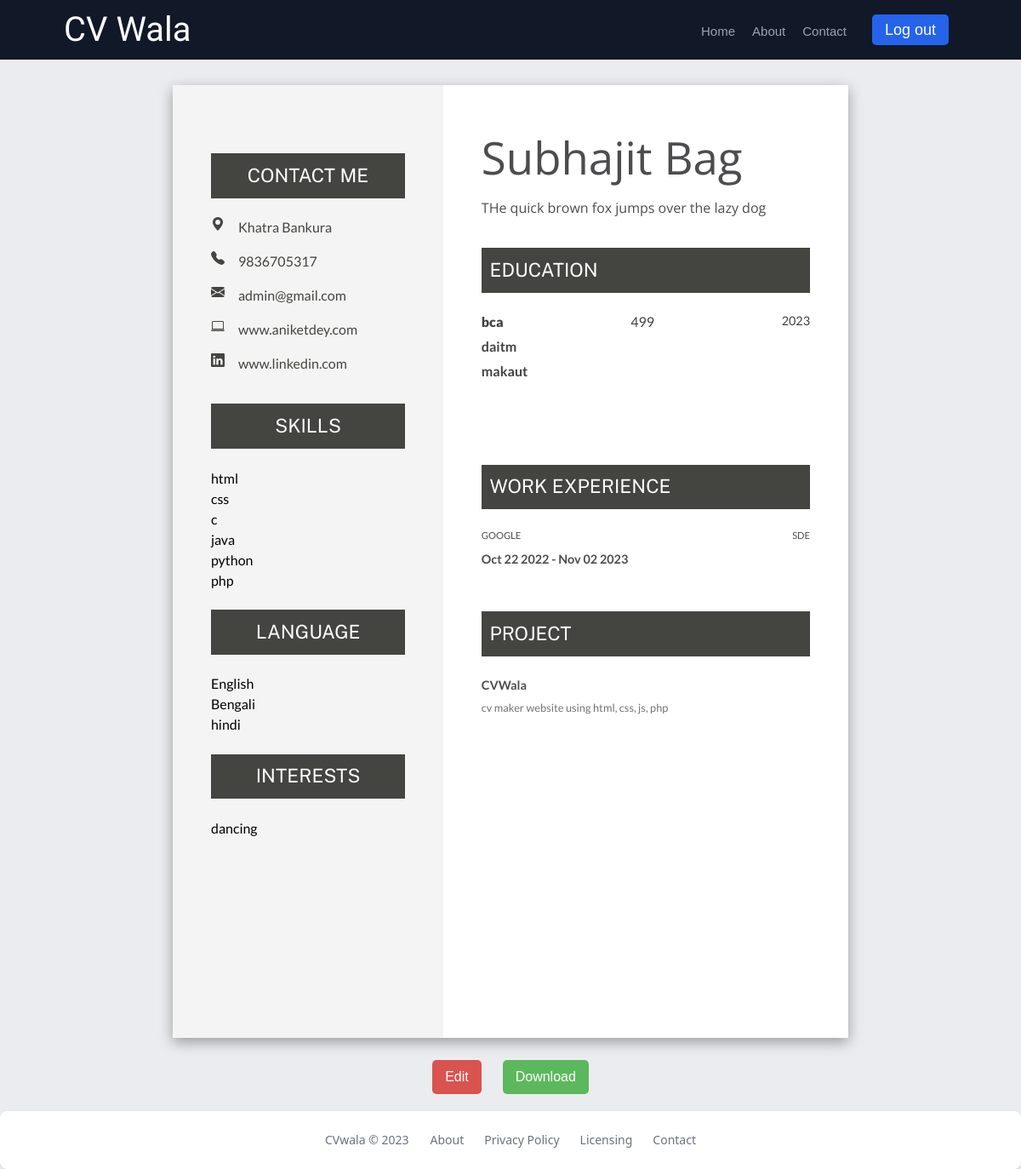
The app's page /output.php (signed in) with its own data.
### tables this page shows
CREATE TABLE `rdata` (
  `id` int(11) NOT NULL,
  `upload` longblob NOT NULL,
  `name` varchar(50) NOT NULL,
  `email` varchar(50) NOT NULL,
  `phone` varchar(10) NOT NULL,
  `dob` date NOT NULL,
  `address` varchar(255) NOT NULL,
  `gender` text NOT NULL,
  `extracurriculum` varchar(255) NOT NULL,
  `linkedin` varchar(255) DEFAULT NULL,
  `website` varchar(255) DEFAULT NULL,
  `objective` varchar(255) NOT NULL,
  `language` varchar(255) NOT NULL,
  `skills` varchar(255) NOT NULL,
  `education` varchar(255) NOT NULL,
  `work_experience` varchar(255) DEFAULT NULL,
  `project` varchar(255) NOT NULL,
  `token` varchar(255) NOT NULL,
  `dt` datetime NOT NULL DEFAULT current_timestamp()
);

### output.php (the view, shortened to what this page needs)
<?php session_start();
include('dbcon.php');
$email='';
$token = $_SESSION['token'];
$sql="SELECT * FROM rdata WHERE token = '$token'";
$result=mysqli_query($conn,$sql);
while ($rows = mysqli_fetch_assoc($result)) {
    $name=$rows['name'];
    $email=$rows['email'];
    $phone=$rows['phone'];
    $address=$rows['address'];
    $extracurriculum=$rows['extracurriculum'];
    $linkedin=$rows['linkedin'];
    $website=$rows['website'];
    $objective=$rows['objective'];
    $language=$rows['language'];
    $skills=$rows['skills'];
    $education=$rows['education'];
    $work_experience=$rows['work_experience'];
    $project=$rows['project'];
}
$education = json_decode($education, true);
if($work_experience == '[[""],[""],[""]]'){
    $work_experience = NULL;
    $work_experience = json_decode($work_experience, true);
}else{
    $work_experience = json_decode($work_experience, true);
}
$project = json_decode($project, true);
$inst1 = '';
$unib1 = '';
$course1 = '';
$marks1 = '';
$passyear1 = '';
$cnt = count($education);
for ($i = 0; $i < $cnt; $i++)
{
for ($j = 0; $j < $cnt; $j++)
{
    if(isset($education [$j][$i]))
    {
        if ($i==0)
        {
            if ($j == 0) {
                $inst1 = $education[$j][$i];
                $j++;
            }
            if ($j == 1) {
                $unib1 = $education[$j][$i];
                $j++;
            }
            if ($j == 2) {
                $course1 = $education[$j][$i];
                $j++;
            }
            if ($j == 3) {
                $marks1 = $education[$j][$i];
                $j++;
            }
            if ($j == 4) {
                $passyear1 = $education[$j][$i];
                $j++;
            }
        }
    }
}
}
$jobrole1 = '';
$workduration1 = '';
$coname1 = '';
if(isset($work_experience))
{
$cntw = count($work_experience);
for ($i = 0; $i < $cntw; $i++)
{
for ($j = 0; $j < $cntw; $j++)
{
    if(isset($work_experience[$j][$i]))
    {
        if ($i==0)
        {
            if ($j == 0) {
                $jobrole1 = $work_experience[$j][$i];
                $j++;
            }
            if ($j == 1) {
                $workduration1 = $work_experience[$j][$i];
                $j++;
            }
            if ($j == 2) {
                $coname1 = $work_experience[$j][$i];
                $j++;
            }
        }
    }
}
}
}
$projectn1 = '';
$projectdes1 = '';
$cntp = count($project);
for ($i = 0; $i < $cntp; $i++)
{
for ($j = 0; $j < $cntp; $j++)
{
    if(isset($project[$j][$i]))
    {
        if ($i==0)
        {
            if ($j == 0) {
                $projectn1 = $project[$j][$i];
                $j++;
            }
            if ($j == 1) {
                $projectdes1 = $project[$j][$i];
                $j++;
            }
        }
    }
}
}
?>
<html>
<head>
    <link rel="stylesheet" href="css/output.css">
    <script src="https://cdn.tailwindcss.com"></script>
    <link rel="stylesheet" href="https://cdn.jsdelivr.net/npm/bootstrap-icons@1.8.3/font/bootstrap-icons.css">
</head>
<body>
    <nav class="bar">
        <div class="mycont">
            <div class="mynavbar">
                <div class="logo">
                    <span class="">CV Wala</span>
                </div>
                <div class="opt">
                    <ul>
                        <li>
                            <a href="index.html">Home</a>
                        </li>
                        <li>
                            <a href="">About</a>
                        </li>
                        <li>
                            <a href="">Contact</a>
                        </li>
                    </ul>
                    <div class="logout">
                        <a href="logout.php">Log out</a>
                    </div>
                </div>
            </div>
        </div>
    </nav>
<section class="main-section" id="cv">
        <div class="left-part">
            <div class="contact-container">
                <h2 class="title">Contact Me</h2>
                <div class="contact-list">
                    <div class="icon-container">
                        <i class="bi bi-geo-alt-fill"></i>
                    </div>
                    <div class="contact-text">
                        <p><?php echo $address; ?></p>
                    </div>
                </div>
                <div class="contact-list">
                    <div class="icon-container">
                    <i class="bi bi-telephone-fill"></i>
                    </div>
                    <div class="contact-text">
                        <p><?php echo $phone; ?></p>
                    </div>
                </div>
                <div class="contact-list">
                    <div class="icon-container">
                        <i class="bi bi-envelope-fill"></i>
                    </div>
                    <div class="contact-text">
                        <p><?php echo $email; ?></p>
                    </div>
                </div>
                <?php
                    if($website == NULL){
                    }else{ ?>
                        <div class="contact-list">
                    <div class="icon-container">
                        <i class="bi bi-laptop"></i>
                    </div>
                    <div class="contact-text git" id="github">
                        <p><?php echo $website; ?></p>
                    </div>
                </div>
                <?php }
                if($linkedin == NULL){
                    }else{ ?>
                <div class="contact-list">
                    <div class="icon-container">
                        <i class="bi bi-linkedin"></i>
                    </div>
                    <div class="contact-text link" id="linkedin">
                        <?php echo $linkedin; ?>
                    </div>
                </div>
                <?php } ?>
            </div>
            <div class="skills-container">
                <h2 class="title">Skills</h2>
                <div class="skill">
                    <div class="left-skill">
                        <p>
                            <?php
                                $skills = str_replace(' ','<br>',$skills);
                                echo $skills;
                            ?>
                        </p>
                    </div>
                </div>
            </div>
            <div class="skills-container">
                <h2 class="title">Language</h2>
                <div class="skill">
                    <div class="left-skill">
                        <p>
                            <?php
                                $language = str_replace(' ','<br>',$language);
                                echo $language;
                            ?>
                        </p>
                    </div>
                </div>
            </div>
            <div class="skills-container">
                <h2 class="title">INTERESTS</h2>
                <div class="skill">
                    <div class="left-skill">
                        <p>
                            <?php
                                $extracurriculum = str_replace(' ','<br>',$extracurriculum);
                                echo $extracurriculum;
                            ?>
                        </p>
                    </div>
                </div>
            </div>
        </div>
        <div class="right-part">
            <div class="banner">
                <h4 class="firstname"><?php echo $name; ?></h4>
                <p class="position"><?php echo $objective; ?></p>
            </div>
            <div class="education-container">
                <h2 class="title" id="edu">Education</h2>
                <div class="course">
                    <div class="box">
                        <h2 class="education-title"><?php echo $course1; ?></h2>
                        <p><?php echo $marks1; ?></p>
                        <p class="education-date"><?php echo $passyear1; ?></p>
                    </div>
                    <h5 class="college-name"><?php echo $inst1; ?></h5>
                    <h5 class="college-name"><?php echo $unib1; ?></h5>
                </div>
                <div class="course">
                    <div class="box">
                    </div>
                </div>
                <div class="course">
                    <div class="box">
                    </div>
                </div>
                <div class="course">
                    <div class="box">
                    </div>
                </div>
            </div>
            <?php if(isset($work_experience)){ ?>
            <div class="work-container ">
                <h2 class="title text-left">work experience</h2>
                <div class="work">
                    <div class="job-date">
                        <p class="job"><?php echo $jobrole1; ?></p>
                        <p class="date"><?php echo $workduration1; ?></p>
                    </div>
                    <h2 class="company-name"><?php echo $coname1; ?></h2>
                </div>
            </div>
            <?php } ?>
            <div class="work-container ">
                <h2 class="title text-left">Project</h2>
                <div class="work">
                    <h2 class="company-name"><?php echo $projectn1; ?></h2>
                    <p class="work-text"><?php echo $projectdes1; ?></p>
                </div>
            </div>
        </div>
    </section>
    <div class="btn">
        <input type="submit" Value="Edit" onclick="history.back()" name="submit" class="sbtn" id='edit'>
        <input type="submit" Value="Download" name="submit" class="sbtn" id='download'>
    </div>
    <footer class="p-4 bg-white rounded-lg shadow md:flex md:items-center md:justify-center md:p-6 dark:bg-offwhite-800">
        <span class="text-sm text-gray-500 sm:text-center dark:text-gray-400">CVwala © 2023 &emsp; &nbsp;
        </span>
        <ul class="flex flex-wrap items-center mt-3 text-sm text-gray-500 dark:text-gray-400 sm:mt-0">
            <li>
                <a href="#" class="mr-4 hover:underline md:mr-6 ">About</a>
            </li>
            <li>
                <a href="#" class="mr-4 hover:underline md:mr-6">Privacy Policy</a>
            </li>
            <li>
                <a href="#" class="mr-4 hover:underline md:mr-6">Licensing</a>
            </li>
            <li>
                <a href="#" class="hover:underline">Contact</a>
            </li>
        </ul>
    </footer>
</body>
</html>

### records on screen
rdata: address "Khatra Bankura", phone "9836705317", email "admin@gmail.com", website "www.aniketdey.com", linkedin "www.linkedin.com", skills "html css c java python php", language "English Bengali hindi", extracurriculum "dancing", name "Subhajit Bag", objective "THe quick brown fox jumps over the lazy dog", education "bca", education "499", education "2023", education "daitm", education "makaut", work_experience "GOOGLE", work_experience "SDE", work_experience "Oct 22 2022 - Nov 02 2023", project "CVWala", project "cv maker website using html, css, js, php"
